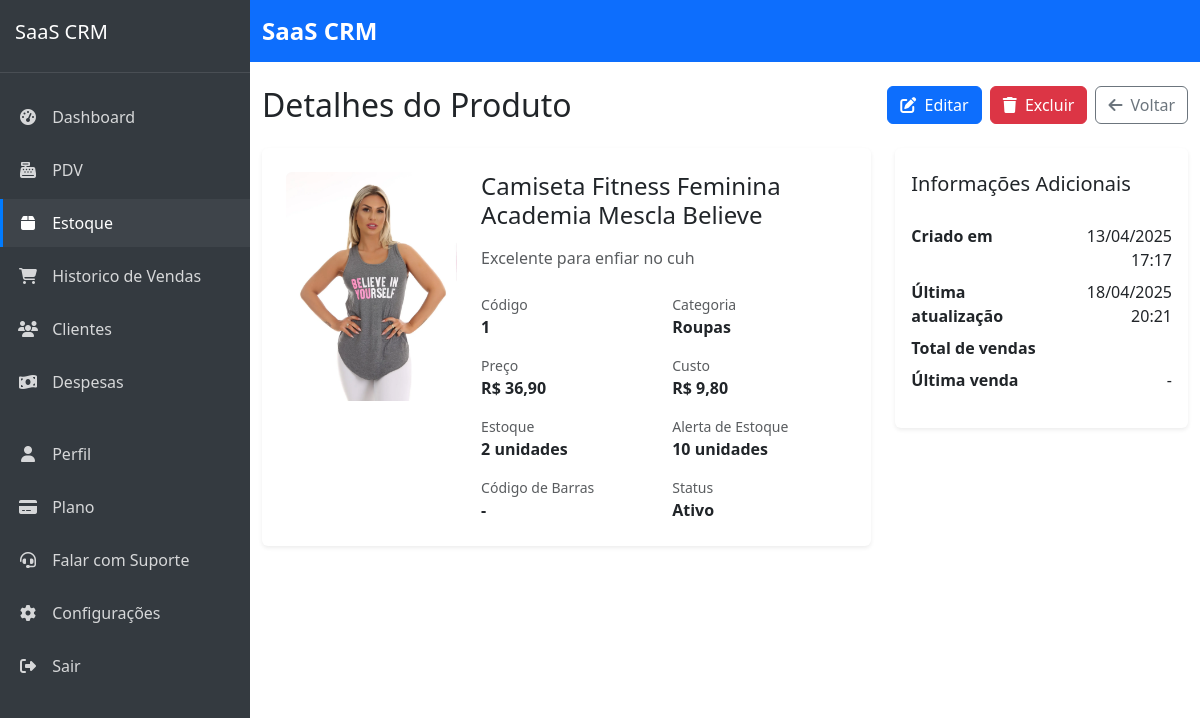
The app's page /sistema/produtos/2/ (signed in), older data.
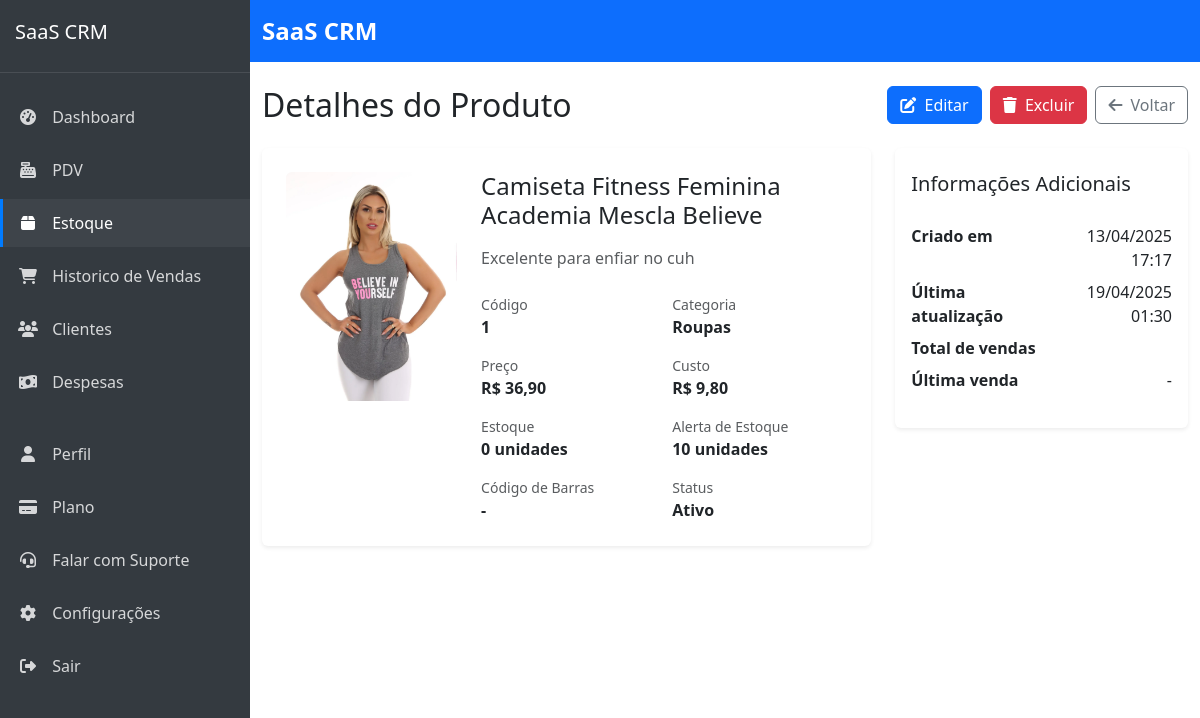
The same page, newer data.
### products/models.py (models this page shows, shortened)
class Product(models.Model):
    company = models.ForeignKey(Company, on_delete=models.CASCADE, verbose_name='Empresa', related_name='products')
    name = models.CharField('Nome', max_length=100)
    code = models.CharField('Código', max_length=50, unique=True, blank=True, null=True)
    description = models.TextField('Descrição', blank=True, null=True)
    category = models.ForeignKey(Category, on_delete=models.CASCADE, verbose_name='Categoria', related_name='products')
    price = models.DecimalField('Preço', max_digits=10, decimal_places=2)
    cost = models.DecimalField('Custo', max_digits=10, decimal_places=2)
    stock_quantity = models.PositiveIntegerField('Quantidade em estoque', default=0)
    stock_alert_level = models.PositiveIntegerField('Nível de alerta de estoque', default=10)
    barcode = models.CharField('Código de barras', max_length=100, blank=True, null=True)
    image = models.ImageField('Imagem', upload_to='products/', blank=True, null=True)
    is_active = models.BooleanField('Ativo', default=True)
    has_variations = models.BooleanField('Possui variações', default=False)
    created_at = models.DateTimeField('Criado em', auto_now_add=True)
    updated_at = models.DateTimeField('Atualizado em', auto_now=True)
    class Meta:
        verbose_name = 'Produto'
        verbose_name_plural = 'Produtos'
        ordering = ['name']
        unique_together = [['company', 'code'], ['company', 'barcode']]  # Prevent duplicate codes/barcodes within same company

class Category(models.Model):
    company = models.ForeignKey(Company, on_delete=models.CASCADE, verbose_name='Empresa', related_name='categories')
    name = models.CharField('Nome', max_length=100)
    description = models.TextField('Descrição', blank=True, null=True)
    created_at = models.DateTimeField('Criado em', auto_now_add=True)
    updated_at = models.DateTimeField('Atualizado em', auto_now=True)
    class Meta:
        verbose_name = 'Categoria'
        verbose_name_plural = 'Categorias'
        ordering = ['name']
        unique_together = ['company', 'name']  # Prevent duplicate category names within same company

### products/views.py (the view)
# urls.py: path('<int:pk>/', views.product_detail, name='product_detail'),
@login_required
def product_detail(request, pk):
    product = get_object_or_404(Product, pk=pk, company=request.user.company)
    if product.cost and product.cost > 0:
        margin = ((product.price - product.cost) / product.cost) * 100
    else:
        margin = 0
    context = {
        'product': product,
        'margin': round(margin, 2)
    }
    return render(request, 'products/product_detail.html', context)

### saas_crm/urls.py (called while the page is built)
    def __call__(self, request):
        if request.user.is_authenticated and request.user.is_superuser and 'impersonate_user_id' in request.session:
            user_id = request.session['impersonate_user_id']
            try:
                request.real_user = request.user
                request.user = User.objects.get(pk=user_id)
                request.is_impersonating = True
            except User.DoesNotExist:
                del request.session['impersonate_user_id']
        response = self.get_response(request)
        return response

### templates/products/product_detail.html (shortened to what this page needs)
{% extends 'core/base.html' %}
{% block content %}
<div class="d-flex justify-content-between align-items-center mb-4">
    <h1 class="h2 mb-0">Detalhes do Produto</h1>
    <div class="d-flex gap-2">
        <a href="{% url 'products:product_update' product.id %}" class="btn btn-primary">
            <i class="fas fa-edit me-1"></i> Editar
        </a>
        <button type="button" class="btn btn-danger" data-bs-toggle="modal" data-bs-target="#deleteModal">
            <i class="fas fa-trash me-1"></i> Excluir
        </button>
        <a href="{% url 'products:product_list' %}" class="btn btn-outline-secondary">
            <i class="fas fa-arrow-left me-1"></i> Voltar
        </a>
    </div>
</div>
<div class="row">
    <div class="col-lg-8">
        <div class="card border-0 shadow-sm">
            <div class="card-body p-4">
                <div class="row">
                    <div class="col-md-4">
                        {% if product.image %}
                        <img src="{{ product.image.url }}" alt="{{ product.name }}" class="img-fluid rounded">
                        {% else %}
                        <div class="bg-light rounded p-4 text-center">
                            <i class="fas fa-image fa-3x text-muted"></i>
                        </div>
                        {% endif %}
                    </div>
                    <div class="col-md-8">
                        <h2 class="h4 mb-3">{{ product.name }}</h2>
                        <p class="text-muted mb-4">{{ product.description|default:"Sem descrição" }}</p>
                        <div class="row g-3">
                            <div class="col-6">
                                <small class="text-muted d-block">Código</small>
                                <strong>{{ product.code|default:"-" }}</strong>
                            </div>
                            <div class="col-6">
                                <small class="text-muted d-block">Categoria</small>
                                <strong>{{ product.category.name }}</strong>
                            </div>
                            <div class="col-6">
                                <small class="text-muted d-block">Preço</small>
                                <strong>R$ {{ product.price }}</strong>
                            </div>
                            <div class="col-6">
                                <small class="text-muted d-block">Custo</small>
                                <strong>R$ {{ product.cost }}</strong>
                            </div>
                            <div class="col-6">
                                <small class="text-muted d-block">Estoque</small>
                                <strong>{{ product.stock_quantity }} unidades</strong>
                            </div>
                            <div class="col-6">
                                <small class="text-muted d-block">Alerta de Estoque</small>
                                <strong>{{ product.stock_alert_level }} unidades</strong>
                            </div>
                            <div class="col-6">
                                <small class="text-muted d-block">Código de Barras</small>
                                <strong>{{ product.barcode|default:"-" }}</strong>
                            </div>
                            <div class="col-6">
                                <small class="text-muted d-block">Status</small>
                                <strong>{{ product.is_active|yesno:"Ativo,Inativo" }}</strong>
                            </div>
                        </div>
                    </div>
                </div>
            </div>
        </div>
    </div>
    <div class="col-lg-4">
        <div class="card border-0 shadow-sm mb-4">
            <div class="card-header bg-transparent border-0 pt-4 pb-2">
                <h5 class="mb-0">Informações Adicionais</h5>
            </div>
            <div class="card-body">
                <table class="table table-sm">
                    <tr>
                        <td class="border-0 ps-0"><strong>Criado em</strong></td>
                        <td class="border-0 text-end pe-0">{{ product.created_at|date:"d/m/Y H:i" }}</td>
                    </tr>
                    <tr>
                        <td class="border-0 ps-0"><strong>Última atualização</strong></td>
                        <td class="border-0 text-end pe-0">{{ product.updated_at|date:"d/m/Y H:i" }}</td>
                    </tr>
                    <tr>
                        <td class="border-0 ps-0"><strong>Total de vendas</strong></td>
                        <td class="border-0 text-end pe-0">{{ product.sales_count }}</td>
                    </tr>
                    <tr>
                        <td class="border-0 ps-0"><strong>Última venda</strong></td>
                        <td class="border-0 text-end pe-0">{{ product.last_sale_date|date:"d/m/Y"|default:"-" }}</td>
                    </tr>
                </table>
            </div>
        </div>
    </div>
</div>
{% endblock %}

### templates/core/base.html (shortened to what this page needs)
<!DOCTYPE html>
<html lang="pt-br">
<head>
    <link href="https://cdn.jsdelivr.net/npm/bootstrap@5.3.0/dist/css/bootstrap.min.css" rel="stylesheet">
    <link rel="stylesheet" href="https://cdnjs.cloudflare.com/ajax/libs/font-awesome/6.4.0/css/all.min.css">
    <link href="https://cdn.jsdelivr.net/npm/sweetalert2@11/dist/sweetalert2.min.css" rel="stylesheet">
</head>
<body>
    <div class="main-container">
        {% if user.is_authenticated %}
        <nav id="sidebar" class="sidebar">
            <div class="sidebar-header">
                <h5>SaaS CRM</h5>
            </div>
            <ul class="sidebar-menu">
                <li class="sidebar-menu-item">
                    <a href="{% url 'dashboard:dashboard' %}" class="sidebar-menu-link {% if '/dashboard/' in request.path %}active{% endif %}">
                        <i class="fas fa-tachometer-alt"></i> Dashboard
                    </a>
                </li>
                <li class="sidebar-menu-item">
                    <a href="{% url 'sales:point_of_sale' %}" class="sidebar-menu-link {% if '/vendas/pdv/' in request.path %}active{% endif %}">
                        <i class="fas fa-cash-register"></i> PDV
                    </a>
                </li>
                <li class="sidebar-menu-item">
                    <a href="{% url 'products:product_list' %}" class="sidebar-menu-link {% if '/produtos/' in request.path %}active{% endif %}">
                        <i class="fas fa-box"></i> Estoque
                    </a>
                </li>
                <li class="sidebar-menu-item">
                    <a href="{% url 'sales:sale_list' %}" class="sidebar-menu-link {% if '/vendas/' in request.path and not '/vendas/pdv/' in request.path %}active{% endif %}">
                        <i class="fas fa-shopping-cart"></i> Historico de Vendas
                    </a>
                </li>
                <li class="sidebar-menu-item">
                    <a href="{% url 'customers:customer_list' %}" class="sidebar-menu-link {% if '/clientes/' in request.path %}active{% endif %}">
                        <i class="fas fa-users"></i> Clientes
                    </a>
                </li>
                <li class="sidebar-menu-item">
                    <a href="{% url 'dashboard:expenses' %}" class="sidebar-menu-link {% if '/dashboard/despesas/' in request.path %}active{% endif %}">
                        <i class="fas fa-money-bill-wave"></i> Despesas
                    </a>
                </li>
                <li class="sidebar-menu-item mt-4">
                    <a href="{% url 'profile' %}" class="sidebar-menu-link {% if request.path == '/perfil/' %}active{% endif %}">
                        <i class="fas fa-user"></i> Perfil
                    </a>
                </li>
                <li class="sidebar-menu-item">
                    <a href="{% url 'subscription' %}" class="sidebar-menu-link {% if request.path == '/plano/' %}active{% endif %}">
                        <i class="fas fa-credit-card"></i> Plano
                    </a>
                </li>
                <li class="sidebar-menu-item">
                    <a href="{% url 'support' %}" class="sidebar-menu-link {% if request.path == '/suporte/' %}active{% endif %}">
                        <i class="fas fa-headset"></i> Falar com Suporte
                    </a>
                </li>
                <li class="sidebar-menu-item">
                    <a href="{% url 'company_settings' %}" class="sidebar-menu-link {% if request.path == '/empresa/' %}active{% endif %}">
                        <i class="fas fa-cog"></i> Configurações
                    </a>
                </li>
                <li class="sidebar-menu-item">
                    <a href="{% url 'logout' %}" class="sidebar-menu-link">
                        <i class="fas fa-sign-out-alt"></i> Sair
                    </a>
                </li>
            </ul>
        </nav>
        {% endif %}
        <div class="content-wrapper">
            <nav class="navbar navbar-expand-lg navbar-dark bg-primary">
                <div class="container-fluid">
                    <a class="navbar-brand" href="{% url 'home' %}">SaaS CRM</a>
                </div>
            </nav>
            <div class="container-fluid py-4">
                {% block content %}{% endblock %}
            </div>
        </div>
    </div>
</body>
</html>

### templates/core/base.html (style rules this page uses)
body { display: flex; min-height: 100vh; flex-direction: column; }
.main-container { display: flex; flex: 1; }
.sidebar { width: 250px; background-color: #343a40; color: white; min-height: 100%; transition: all 0.3s; }
.sidebar-header { padding: 20px 15px; border-bottom: 1px solid rgba(255, 255, 255, 0.1); }
.sidebar-menu { padding: 0; list-style: none; margin-top: 20px; }
.sidebar-menu-item { margin-bottom: 5px; }
.sidebar-menu-link { color: rgba(255, 255, 255, 0.8); text-decoration: none; display: block; padding: 12px 15px; font-size: 16px; transition: all 0.3s; border-left: 3px solid transparent; }
.sidebar-menu-link:hover, .sidebar-menu-link.active { color: white; background-color: rgba(255, 255, 255, 0.05); border-left-color: #007bff; }
.sidebar-menu-link i { margin-right: 10px; width: 20px; text-align: center; }
.content-wrapper { flex: 1; display: flex; flex-direction: column; }
.navbar-brand { font-size: 1.5rem; font-weight: 600; }

Row changes from the older to the newer data that the page shows:
changed Product "Camiseta Fitness Feminina Academia Mescla Believe": stock_quantity "2" → "0"; updated_at "18/04/2025 20:21" → "19/04/2025 01:30"
